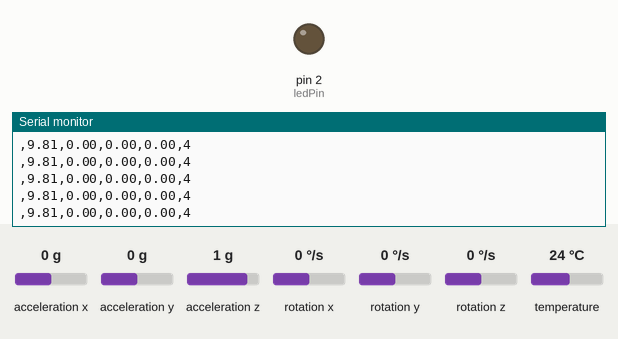
This sketch was run on a simulated Arduino Uno, built with avr-gcc and run on an emulated ATmega328P. Parts: output pins drawn as LEDs (lit = HIGH), the last lines printed to the serial monitor. Inputs (shaded band) come from the test bench; at power-on: acceleration x 0 g, acceleration y 0 g, acceleration z 1 g, rotation x 0 °/s, rotation y 0 °/s, rotation z 0 °/s, temperature 24 °C.

Above: at 1.2 s.
1.3 s: acceleration x set to -1.4 g
At 1.59 s:
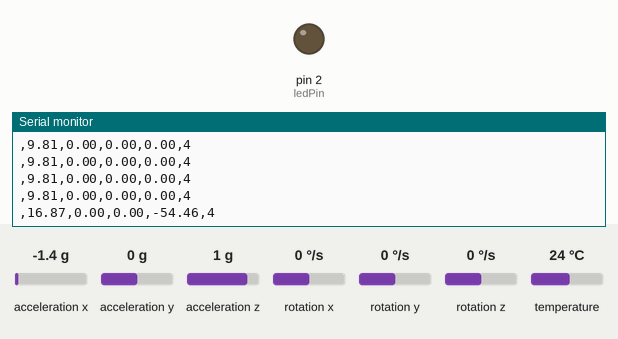
At 2.01 s:
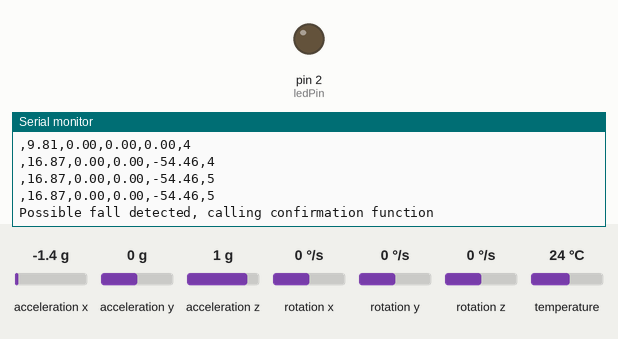

The sketch:

fall_alerts_v1.ino
```cpp
#include <Adafruit_MPU6050.h>
#include <Wire.h>
#include <math.h>

Adafruit_MPU6050 mpu;

const int ledPin = 2;
const float FALL_THRESHOLD = 10;
const float TILT_ANGLE_THRESHOLD = 20.0;
const float GYRO_CHANGE_THRESHOLD = 3.0;
long fallStartTime = 0;
bool fallConfirmed = false;

float accX_avg = 0, accY_avg = 0, accZ_avg = 0;
float gyroX_avg = 0, gyroY_avg = 0, gyroZ_avg = 0;
const int WS = 5;
float accX_window[WS], accY_window[WS], accZ_window[WS];
float gyroX_window[WS], gyroY_window[WS], gyroZ_window[WS];
int WI = 0;

void setup() {
  Serial.begin(115200);

  if (!mpu.begin()) {
    Serial.println("Failed to find MPU6050 chip");
    while (1) {
      delay(10);
    }
  }

  Serial.println("Found MPU6050");
  pinMode(ledPin, OUTPUT);
}

void loop() {
  sensors_event_t a, g, temp;
  mpu.getEvent(&a, &g, &temp);

  float accX = a.acceleration.x;
  float accY = a.acceleration.y;
  float accZ = a.acceleration.z;
  float gyroX = g.gyro.x;
  float gyroY = g.gyro.y;
  float gyroZ = g.gyro.z;

  float tlt_X = atan2(accY, accZ) * 180 / PI;
  float tlt_Y = atan2(accX, accZ) * 180 / PI;
  float tot_acc = sqrt(accX * accX + accY * accY + accZ * accZ);
  float tot_gyr = sqrt(gyroX * gyroX + gyroY * gyroY + gyroZ * gyroZ);

  // Serial.print("Acceleration X: "); Serial.print(accX);
  // Serial.print(", Y: "); Serial.print(accY);
  // Serial.print(", Z: "); Serial.print(accZ);
  // Serial.print(" | Gyro X: "); Serial.print(gyroX);
  // Serial.print(", Y: "); Serial.print(gyroY);
  // Serial.print(", Z: "); Serial.print(gyroZ);
  // Serial.print(" | Total Acc: "); Serial.print(tot_acc);
  // Serial.print(" | Total Gyro: "); Serial.print(tot_gyr);
  // Serial.print(" | Roll Avg Acc: "); Serial.print(accX_avg);
  // Serial.print(", "); Serial.print(accY_avg);
  // Serial.print(", "); Serial.print(accZ_avg);
  // Serial.print(" | Roll Avg Gyro: "); Serial.print(gyroX_avg);
  // Serial.print(", "); Serial.print(gyroY_avg);
  // Serial.print(", "); Serial.print(gyroZ_avg);
  // Serial.print(" | Tilt X: "); Serial.print(tlt_X);
  // Serial.print(" | Tilt Y: "); Serial.print(tlt_Y);
  // Serial.print(" | Still Time: "); Serial.println(millis() - fallStartTime);

  // Serial.print(accX);
  // Serial.print(","); Serial.print(accY);
  // Serial.print(","); Serial.print(accZ);
  // Serial.print(","); Serial.print(gyroX);
  // Serial.print(","); Serial.print(gyroY);
  // Serial.print(","); Serial.print(gyroZ);
  Serial.print(","); Serial.print(tot_acc);
  Serial.print(","); Serial.print(tot_gyr);
  // Serial.print(","); Serial.print(accX_avg);
  // Serial.print(","); Serial.print(accY_avg);
  // Serial.print(","); Serial.print(accZ_avg);
  // Serial.print(","); Serial.print(gyroX_avg);
  // Serial.print(","); Serial.print(gyroY_avg);
  // Serial.print(","); Serial.print(gyroZ_avg);
  Serial.print(","); Serial.print(tlt_X);
  Serial.print(","); Serial.print(tlt_Y);
  Serial.print(","); Serial.println(millis() - fallStartTime);

  filterData(accX, accY, accZ, gyroX, gyroY, gyroZ);
  detectFall(accX_avg, accY_avg, accZ_avg, gyroX_avg, gyroY_avg, gyroZ_avg, tlt_X, tlt_Y);
  delay(200);
  fallStartTime = millis();
}

void filterData(float accX, float accY, float accZ, float gyroX, float gyroY, float gyroZ) {
  accX_window[WI] = accX;
  accY_window[WI] = accY;
  accZ_window[WI] = accZ;
  gyroX_window[WI] = gyroX;
  gyroY_window[WI] = gyroY;
  gyroZ_window[WI] = gyroZ;

  accX_avg = (accX_avg * (WS - 1) + accX) / WS;
  accY_avg = (accY_avg * (WS - 1) + accY) / WS;
  accZ_avg = (accZ_avg * (WS - 1) + accZ) / WS;
  gyroX_avg = (gyroX_avg * (WS - 1) + gyroX) / WS;
  gyroY_avg = (gyroY_avg * (WS - 1) + gyroY) / WS;
  gyroZ_avg = (gyroZ_avg * (WS - 1) + gyroZ) / WS;

  WI = (WI + 1) % WS;
}

void detectFall(float accX, float accY, float accZ, float gyroX, float gyroY, float gyroZ, float tlt_X, float tlt_Y) {
  float tot_acc = sqrt(accX * accX + accY * accY + accZ * accZ);
  float tot_gyr = sqrt(gyroX * gyroX + gyroY * gyroY + gyroZ * gyroZ);

  if (tot_acc > FALL_THRESHOLD || tot_gyr > GYRO_CHANGE_THRESHOLD) {
    if (!fallConfirmed) {
      fallStartTime = millis();
      fallConfirmed = true;
      Serial.println("Possible fall detected, calling confirmation function");
    }
  }

  if (fallConfirmed && (millis() - fallStartTime > 5000)) {
    if (abs(tlt_X) > TILT_ANGLE_THRESHOLD || abs(tlt_Y) > TILT_ANGLE_THRESHOLD) {
      Serial.println("Fall confirmed!");
      Serial.println("fall:1");
      alertFall();
    } else {
      Serial.println("False alarm, no fall.");
      Serial.println("fall:0");
    }
    fallConfirmed = false;
  }
}

void alertFall() {
  for (int i = 0; i < 5; i++) {
    digitalWrite(ledPin, HIGH);
    delay(200);
    digitalWrite(ledPin, LOW);
    delay(200);
  }
}
```

Measured:
- after the input at 1.3 s, the serial monitor: prints a new line after 0.14 s (image 1)
